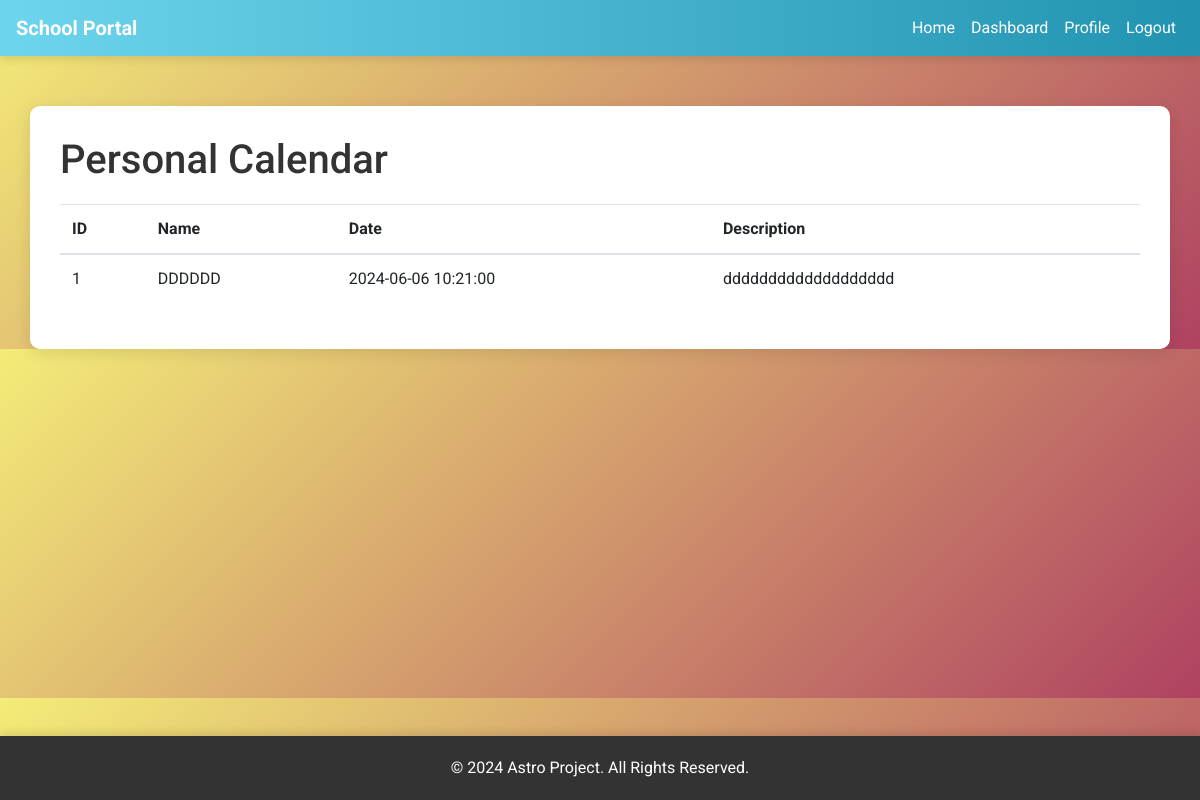
Page /view/calendar (signed in) on the committed database.
### school_project/models.py (models this page shows)
class PersonalCalendar(db.Model):
    __tablename__ = 'personal_calendars'
    id = db.Column(db.Integer, primary_key=True)
    user_id = db.Column(db.Integer, db.ForeignKey('users.id'), nullable=False)
    event_name = db.Column(db.String(100), nullable=False)
    event_date = db.Column(db.DateTime, nullable=False)
    description = db.Column(db.Text, nullable=True)

### school_project/teachers/views.py (the view)
@teacher.route('/view/calendar', methods=['GET'])
@login_required
def view_personal_calendar():
    calendars = PersonalCalendar.query.filter_by(user_id=current_user.id).all()
    return render_template('view_personal_calendar.html', calendars=calendars)

### school_project/models.py (called while the page is built)
@login_manager.user_loader
def load_user(user_id):
    return User.query.get(int(user_id))

### school_project/templates/view_personal_calendar.html
{% extends "base.html" %}
{% block content %}
    <h1>Personal Calendar</h1>
    <table class="table">
        <thead>
            <tr>
                <th scope="col">ID</th>
                <th scope="col">Name</th>
                <th scope="col">Date</th>
                <th scope="col">Description</th>
            </tr>
        </thead>
        <tbody>
            {% for calendar in calendars %}
            <tr>
                <td>{{ calendar.id }}</td>
                <td>{{ calendar.event_name }}</td>
                <td>{{ calendar.event_date }}</td>
                <td>{{ calendar.description }}</td>
            </tr>
            {% endfor %}
        </tbody>
    </table>
{% endblock %}

### school_project/static/css/styles.css (style rules this page uses)
body { font-family: Arial, sans-serif; margin: 0; padding: 0; background-color: #f8f9fa; }
h1, h2, h3 { margin-bottom: 20px; }

### school_project/templates/base.html (style rules this page uses)
body { font-family: 'Roboto', sans-serif; background: linear-gradient(135deg, #f3ec78, #af4261); color: #333; margin: 0; padding: 0; overflow-x: hidden; }

### rows in the picture
PersonalCalendar: id "1", event_name "DDDDDD", event_date "2024-06-06 10:21:00", description "ddddddddddddddddddd"
